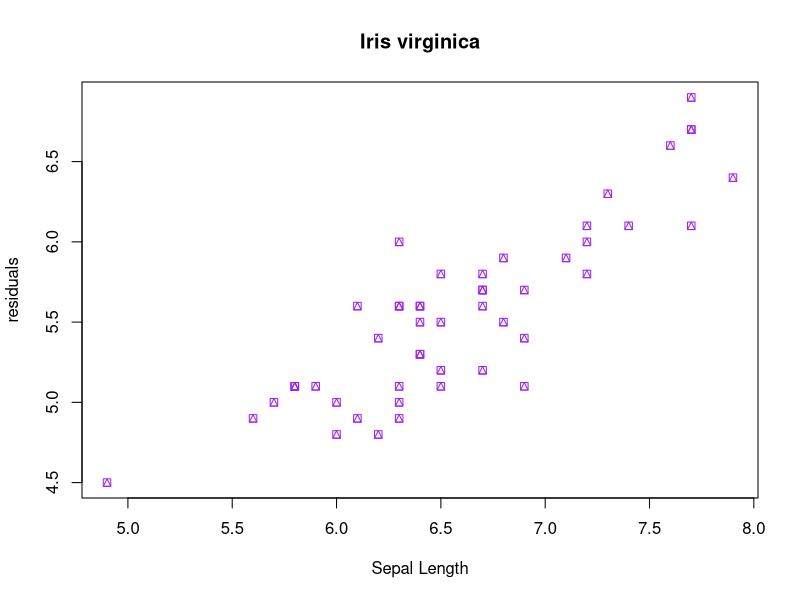
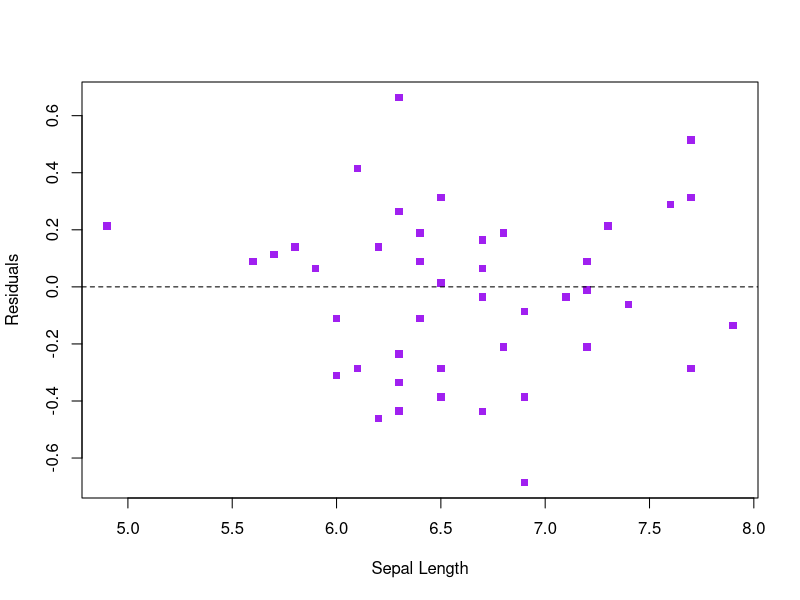
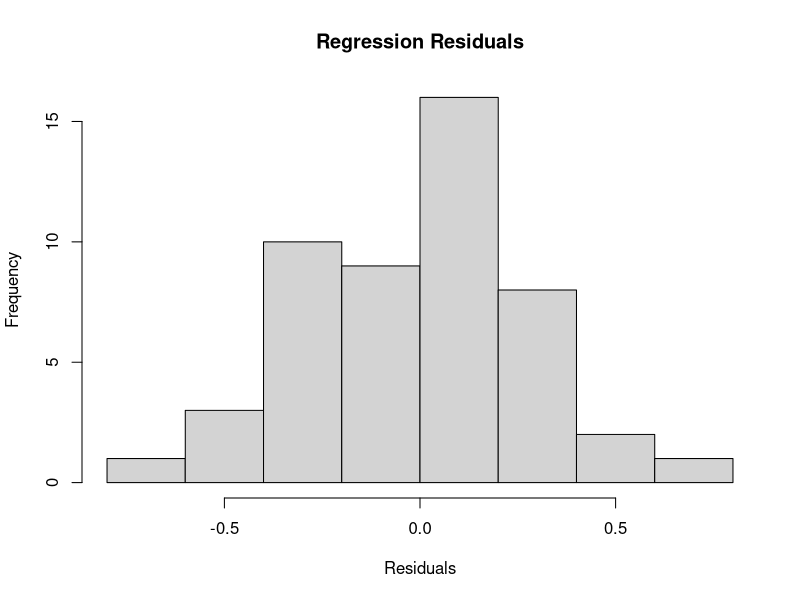
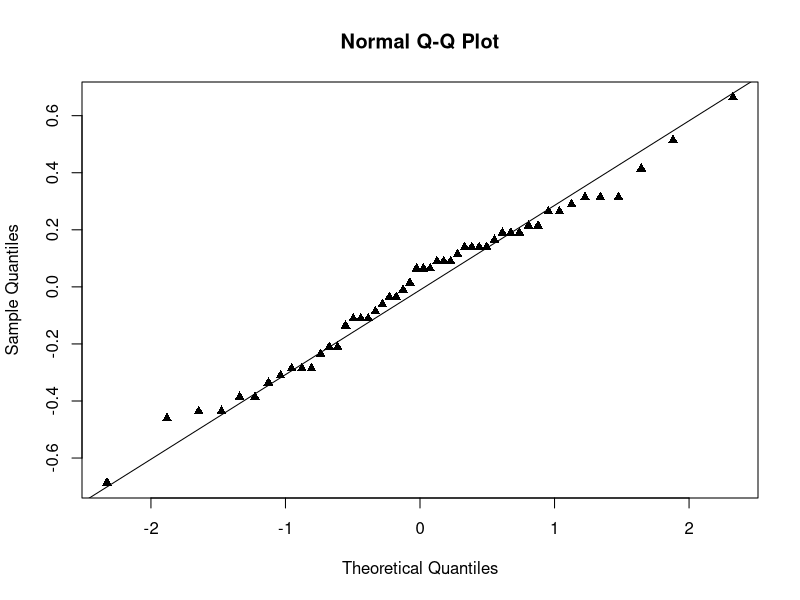

Here is the R script that generated these plots, in order:
flower <- iris[iris$Species=='virginica',]

fit <- lm(flower$Petal.Length ~ flower$Sepal.Length)

summary(fit)

plot(flower$Sepal.Length, flower$Petal.Length,
     main = "Iris virginica",
     xlab="Sepal Length", ylab="residuals",
     col = "purple",
     pch=14)


plot(flower$Sepal.Length, summary(fit)$residuals,
     xlab="Sepal Length", ylab="Residuals", col = "purple",
     pch=15)

abline(h=0,
       lty = "dashed")

hist(summary(fit)$residuals,
     main = "Regression Residuals",
     xlab="Residuals",
     pch=16)

shapiro.test(summary(fit)$residuals)

#qqplot 

qqnorm(summary(fit)$residuals, pch = 17)

qqline(summary(fit)$residuals, datax = FALSE, distribution = qnorm,
       probs = c(0.25, 0.75), qtype = 7, pch = 18)
